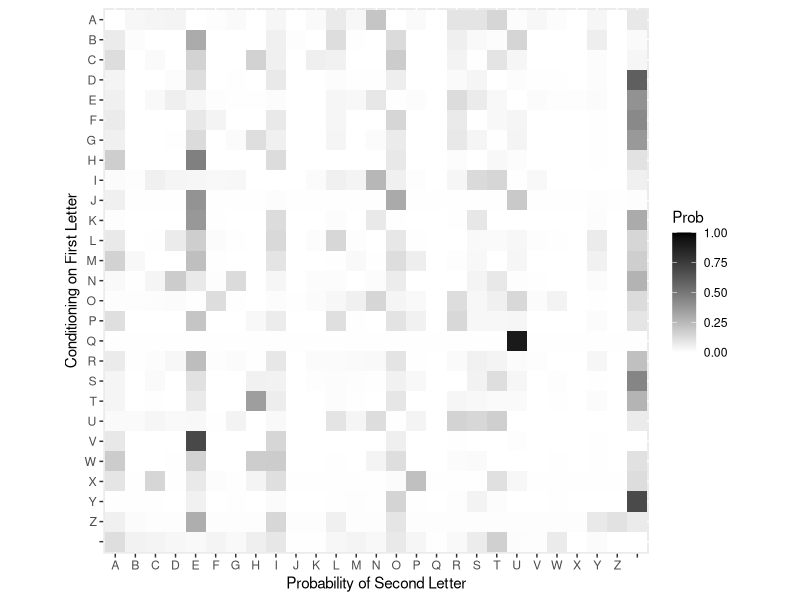

This chart was generated by the following R code: (Note: a time limit stopped this script after it produced the figure.)
## ---- chunk 1
knitr::opts_chunk$set(echo = TRUE)
## ---- chunk 2
f <- function(x)(2.9*sqrt(x) - x**2)

#a. To at least 3 post-decimal digits of accuracy,
#what is the true integral value when a = 0, b1? a = 0, b= 2? (5 Pts)
a <- 0
b1 <- 1
b2 <- 2
integrate(f, a, b1) # interval a to b1
integrate(f, a, b2) # interval a to b2

#b. Using n = 100, 1000, and 10,000, estimate (via MC) the integral for the 
#two combinations of a and b in part (a). Please keep in mind that the area of the plot is different than 1. (10 Pts)
n1 <- 100
n2 <- 1000
n3 <- 10000

#1) b = 1 
set.seed(1) #set the random seed in order to get the same result each time
# n = 100
x <- runif(n1, min = a, max = b1) #generate 100 random values from a to b1 from uniform distribution
I = sum(f(x)) / n1 * (b1 - a) #monte carlo integration
I
# n = 1000
x <- runif(n2, min = a, max = b1)
I = sum(f(x)) / n2 * (b1 - a)
I
# n = 1000
x <- runif(n3, min = a, max = b1)
I = sum(f(x)) / n3 * (b1 - a)
I
#2) b = 2
#n = 100
x <- runif(n1, min = a, max = b2)
I = sum(f(x)) / n1 * (b2 - a)
I
#n = 1000
x <- runif(n2, min = a, max = b2)
I = sum(f(x)) / n2 * (b2 - a)
I
#n = 10000
x <- runif(n3, min = a, max = b2)
I = sum(f(x)) / n3 * (b2 - a)
I




## ---- chunk 3
setwd("/Users/yixuantang/Desktop/18Spring/Mobility/hw4")
library(ggplot2)
library(reshape2)
# Reference letters
ref = readLines('47429-0.txt') # my book: Windfalls by A. G. Gardiner
ref = toupper(ref)

# Create a transition Matrix
transitionMatrix=matrix(0,27,27)
rownames(transitionMatrix)=colnames(transitionMatrix)=c(toupper(letters),"")
lastletter=""

# Check if this can print the lines
for (ln in 1:3) {
  print(ref[ln])
}

# The check is successful, now move on to reading lines
# Loop through each line, within each line loop through each character
for (ln in 1:length(ref)) {
  # Print line number every 1k
  if (ln %% 1000 ==0) {cat("Line",ln,"\n")}
  for (pos in 1:nchar(ref[ln])) { #nchar: count the number of characters 
    curletter=substring(ref[ln],pos,pos)
    if (curletter %in% toupper(letters)) {
      transitionMatrix[rownames(transitionMatrix)==lastletter,
                       colnames(transitionMatrix)==curletter]=
        transitionMatrix[rownames(transitionMatrix)==lastletter,
                         colnames(transitionMatrix)==curletter]+1
      lastletter=curletter
    } else {
      if (lastletter!="") {
        transitionMatrix[rownames(transitionMatrix)==lastletter,27]=
          transitionMatrix[rownames(transitionMatrix)==lastletter,27]+1
        lastletter=""
      }
    }
  }
  curletter=""
  if (lastletter!="") {
    transitionMatrix[rownames(transitionMatrix)==lastletter,27]=
      transitionMatrix[rownames(transitionMatrix)==lastletter,27]+1
  }
  lastletter=""
}

transitionProb=sweep(transitionMatrix+1,1,rowSums(transitionMatrix+1),FUN="/")

# Let's plot this transition probability matrix 
ggplot(melt(transitionProb),aes(Var2,Var1))+geom_tile(aes(fill=value))+
  scale_fill_gradient(low="white",high="black",limits=c(0,1))+
  labs(x="Probability of Second Letter",y="Conditioning on First Letter",fill="Prob")+
  scale_y_discrete(limits = rev(levels(melt(transitionProb)$Var1)))+
  coord_equal()
## ---- chunk 4
# b.decode 
# Decoding function
decode <- function(mapping,coded) {
  coded=toupper(coded)
  decoded=coded
  for (i in 1:nchar(coded)) {
    if (substring(coded,i,i) %in% toupper(letters)) {
      substring(decoded,i,i)=toupper(letters[mapping==substring(coded,i,i)])
    }
  }
  decoded
}

# Log probability function
log.prob <- function(mapping,decoded) {
  logprob=0
  
  lastletter=""
  for (i in 1:nchar(decoded)) {
    curletter=substring(decoded,i,i)
    if (curletter %in% toupper(letters)) {
      logprob=logprob+log(transitionProb[rownames(transitionMatrix)==lastletter,
                                         colnames(transitionMatrix)==curletter])
      lastletter=curletter
    } else {
      if (lastletter!="") {
        logprob=logprob+log(transitionProb[rownames(transitionMatrix)==lastletter,27])
        lastletter=""
      }
    }
  }
  
  if (lastletter!="") {
    logprob=logprob+log(transitionProb[rownames(transitionMatrix)==lastletter,27])
    lastletter=""
  }
  logprob
}

codedQuote="RQG LWY C AGG CR CF YOP WXG BOCJB RO EPCDM W RCVG VWNQCJG CJRO W NWX
LQY JOR MO CR LCRQ AOVG ARYDG"

#set.seed(313435) #origin
set.seed(313230) #reset seed

# MCM procedure with 2000 iterations
mapping=sample(toupper(letters)) # initialize a random mapping
i=1
iters=2000
cur.decode=decode(mapping,codedQuote)
cur.loglike=log.prob(mapping,cur.decode)
max.loglike=cur.loglike
max.decode=cur.decode
while (i<=iters) {
  proposal=sample(1:26,2) # select 2 letters to switch
  prop.mapping=mapping
  prop.mapping[proposal[1]]=mapping[proposal[2]]
  prop.mapping[proposal[2]]=mapping[proposal[1]]
  
  prop.decode=decode(prop.mapping,codedQuote)
  prop.loglike=log.prob(prop.mapping,prop.decode)
  
  if (runif(1)<exp(prop.loglike-cur.loglike)) {
    mapping=prop.mapping
    cur.decode=prop.decode
    cur.loglike=prop.loglike
    
    if (cur.loglike>max.loglike) {
      max.loglike=cur.loglike
      max.decode=cur.decode
    }
    
    if (i %% 100 ==0) {cat(i,cur.decode,"\n")}
    i=i+1
  }
}


## ---- chunk 5
set.seed(313230) #reset seed
# MCM procedure with 2000 iterations
mapping=sample(toupper(letters)) # initialize a random mapping
i=1
iters=10000
cur.decode=decode(mapping,codedQuote)
cur.loglike=log.prob(mapping,cur.decode)
max.loglike=cur.loglike
max.decode=cur.decode
while (i<=iters) {
  proposal=sample(1:26,2) # select 2 letters to switch
  prop.mapping=mapping
  prop.mapping[proposal[1]]=mapping[proposal[2]]
  prop.mapping[proposal[2]]=mapping[proposal[1]]
  
  prop.decode=decode(prop.mapping,codedQuote)
  prop.loglike=log.prob(prop.mapping,prop.decode)
  
  if (runif(1)<exp(prop.loglike-cur.loglike)*2) {
    mapping=prop.mapping
    cur.decode=prop.decode
    cur.loglike=prop.loglike
    
    if (cur.loglike>max.loglike) {
      max.loglike=cur.loglike
      max.decode=cur.decode
    }
    
    if (i %% 100 ==0) {cat(i,cur.decode,"\n")}
    i=i+1
  }
}
## ---- chunk 6
# Q3
######################################
## Conservation Law(Actual Dataset) ##
######################################

Filename<-"d04_text_station_5min_2013_01_05.txt"
PeMS <- read.delim(gzfile(Filename), sep="," ,header=FALSE)
dim(PeMS)
PeMS[1,]
TimeInterval<-5
LowTime<-0
UpTime<-length(Filename)*24*60/TimeInterval

#Selection a loop detector station with a given ID, for instance SelectedID=402278
#402828
TrafficCount<-function(upstreamSensorID, downsteramSensorID){
  SelectedID<-upstreamSensorID
  StationData<-subset(PeMS,PeMS[,2]==SelectedID)
  q<-StationData[,10]
  return (q)
}


sensor1 = TrafficCount(401529)  # Upstream Sensor
sensor2 = TrafficCount(401613)  # Downstream Sensor
sensor3 <- TrafficCount(401613)
sensor4 <- TrafficCount(400536)
# Simulated downstream departure flow
set.seed(10009)
SimulatedDeparture<-(sensor2+sample(1:as.integer(sd(sensor2)),288,replace=T)* sample(c(-1,1),288,replace=T))
SimulatedDeparture[which(SimulatedDeparture<0)]=0

N0=500
dT= 5 # minutes
dX= 1 # mile
k0=N0/dX
simulation<-function(inFlow, outFlow){
  for (i in 1:65){ #time step = 65
    plot(NA,NA,xlim=c(0,140),ylim=c(0,100),main="Verifying Conservation Law Using Sensor Data",xlab="Road Section (X)",ylab="",axes = FALSE,frame.plot = TRUE)
    q1=inFlow[i] # veh/minute
    q2=outFlow[i] # veh/minute
    ki = (N0+q1-q2)/dX
    N0=(N0+q1-q2)
    text(40, 90, paste("Time = ",i,sep=""), pos =4,col=2)
    text(40, 80, paste("N = ",N0,sep=""), pos =4,col=4)
    text(-3, 10, paste("q1 = ",q1,sep=""), pos =4,col=2)
    text(120, 10, paste("q2 = ",q2,sep=""), pos =4,col=2)
    text(80, 90, paste("Ki-1 = ",k0,sep=""), pos =4,col=4)
    text(80, 80, paste("Ki = ",ki,sep=""), pos =4,col=4)
    text(40,70,paste("Delta_q = ", q2-q1), pos =4,col=4)
    text(80,70,paste("Delta_k = ", ki-k0), pos =4,col=4)
    rect(xleft=20, ybottom=20, xright=120, ytop=60, density = NULL, angle = 45, col = "gray", border = 3,  lwd = 1)
    color ="yellow"
    if(120-ki/5000*120>120){
      color="red"
    }
    rect(xleft=120-ki/5000*120, ybottom=20, xright=120, ytop=60, density = NULL, angle = 45, col =color, border = 3,  lwd = 1)
    k0 = ki
    Sys.sleep(0.3)
  }  
}
## ---- chunk 7
echo = FALSE
simulation(sensor1, sensor2)
## ---- chunk 8
echo = FALSE
simulation(sensor3, sensor4)
